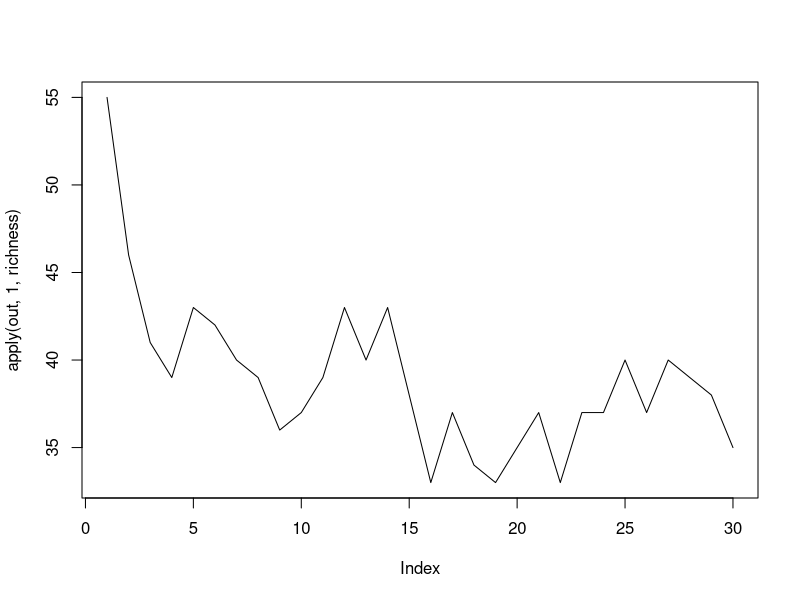

Source code (R):
generatePool = function(J) c(1:J)

generateIsland = function(K, pool) sample(pool, K, replace=TRUE)

timeStep = function(island, pool, m, n)
{
   K = length(island)
   island = island[rbinom(K, 1, m) == FALSE]
   new_ind = K-length(island)
   new_sp = replicate(new_ind, ifelse(runif(1) < n, sample(island, 1), sample(pool, 1)))
   return(as.numeric(c(island, new_sp)))
}

richness = function(island) length(unique(island))

simulation = function(K, J, m, n, steps)
{
  Po = generatePool(J)
  Is = generateIsland(K, Po)
  Sp = matrix(0, ncol=K, nrow=steps)
  Sp[1, ] = Is
  for(i in c(2:steps)) Sp[i,] = timeStep(Sp[(i-1),], Po, m, n)
  return(Sp)
}

out = simulation(80, 100, 0.4, 0.6, 30)
plot(apply(out, 1, richness), type='l')
